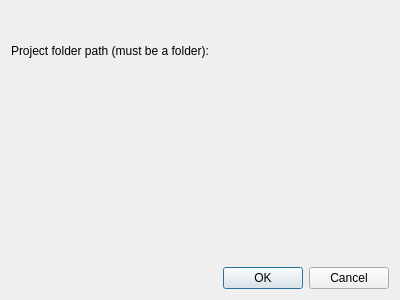
<ui version="4.0">
  <class>QgisOpenLayersMapDialogBase</class>
  <widget class="QDialog" name="QgisOpenLayersMapDialogBase">
    <property name="geometry">
      <rect>
        <x>0</x>
        <y>0</y>
        <width>400</width>
        <height>300</height>
      </rect>
    </property>
    <property name="windowTitle">
      <string>QGIS Open Layers Map</string>
    </property>
    <layout class="QVBoxLayout" name="horizontalLayout">

      <item>
        <widget class="QLabel" name="label">
          <property name="text">
            <string>Project folder path (must be a folder):</string>
          </property>
        </widget>
      </item>

      <item>
        <widget class="QgsFileWidget" name="project_dir_widget">
          <property name="accessibleName">
            <string />
          </property>
          <property name="storageMode">
            <enum>QgsFileWidget::GetDirectory</enum>
          </property>
        </widget>
      </item>

      <item>
        <widget class="QLabel" name="validationStatus">
        </widget>
      </item>

      <item>
        <widget class="QDialogButtonBox" name="button_box">
          <property name="geometry">
            <rect>
              <x>30</x>
              <y>240</y>
              <width>341</width>
              <height>32</height>
            </rect>
          </property>
          <property name="orientation">
            <enum>Qt::Horizontal</enum>
          </property>
          <property name="standardButtons">
            <set>QDialogButtonBox::Cancel|QDialogButtonBox::Ok</set>
          </property>
        </widget>
      </item>

    </layout>
  </widget>
  <customwidgets>
    <customwidget>
    <class>QgsFileWidget</class>
    <extends>QWidget</extends>
    <header>qgsfilewidget.h</header>
    </customwidget>
  </customwidgets>
   <resources />
  <connections>
    <connection>
      <sender>button_box</sender>
      <signal>accepted()</signal>
      <receiver>QgisOpenLayersMapDialogBase</receiver>
      <slot>accept()</slot>
      <hints>
        <hint type="source_label">
          <x>248</x>
          <y>254</y>
        </hint>
        <hint type="destination_label">
          <x>157</x>
          <y>274</y>
        </hint>
      </hints>
    </connection>
    <connection>
      <sender>button_box</sender>
      <signal>rejected()</signal>
      <receiver>QgisOpenLayersMapDialogBase</receiver>
      <slot>reject()</slot>
      <hints>
        <hint type="source_label">
          <x>316</x>
          <y>260</y>
        </hint>
        <hint type="destination_label">
          <x>286</x>
          <y>274</y>
        </hint>
      </hints>
    </connection>
  </connections>
</ui>
